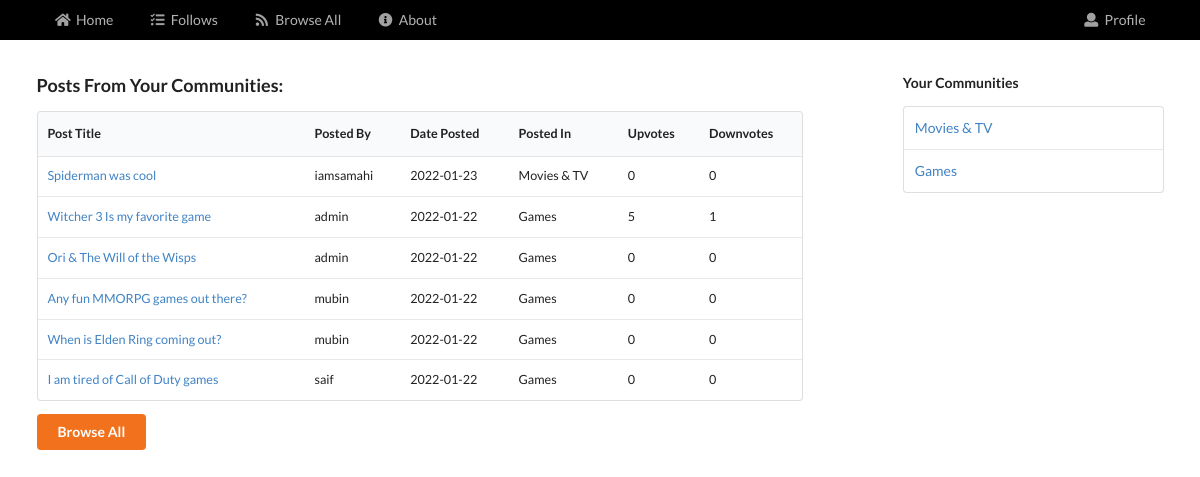
/view/follows.php?uname=iamsamahi, run on the app's committed database.
### tables this page shows
CREATE TABLE `posts` (
  `post_id` int(11) NOT NULL,
  `poster_id` int(11) NOT NULL,
  `community_id` int(11) NOT NULL,
  `post_title` varchar(150) NOT NULL,
  `post_content` varchar(500) NOT NULL,
  `datetime_posted` datetime NOT NULL DEFAULT current_timestamp(),
  `upvotes` int(11) NOT NULL,
  `downvotes` int(11) NOT NULL
);

CREATE TABLE `communities` (
  `community_id` int(11) NOT NULL,
  `community_name` varchar(50) NOT NULL,
  `description` varchar(250) NOT NULL
);

### view/follows.php (the view, shortened to what this page needs)
<?php
    include_once("./templates/head.php");
    require_once("../controllers/dbconfig.php");
    $username = $_GET["uname"];
    $followedPostsQuery = " SELECT
	                            p.post_id as postid,
                                (SELECT u.username FROM `users` u WHERE u.user_id = p.poster_id) as poster,
                                p.post_title as title,
                                c.community_name as comname,
                                c.community_id as comid,
                                DATE(p.datetime_posted) as posttime,
                                p.upvotes as uvotes,
                                p.downvotes as dvotes
                            FROM `posts` p
                            INNER JOIN `communities` c ON (c.community_id = p.community_id)
                            WHERE p.community_id IN (SELECT f.community_id
                                                     FROM `followed_communities` f
                                                     WHERE f.follower_id = (SELECT u.user_id
                                                                            FROM `users` u
                                                                            WHERE u.username = '$username'))";
    $followedPosts = mysqli_query( $connection , $followedPostsQuery )
        or die("failed to retrieve posts");
?>
<?php  include_once("./templates/navbar.php"); ?>
<div class="ui grid stackable container">
    <div class="row">
        <div class="eleven wide column">
            <h3 class="header row">Posts From Your Communities:</h3>
            <table class="ui table small">
                <thead>
                    <tr>
                        <th>Post Title</th>
                        <th>Posted By</th>
                        <th>Date Posted</th>
                        <th>Posted In</th>
                        <th>Upvotes</th>
                        <th>Downvotes</th>
                    </tr>
                </thead>
                <tbody>
                    <?php
                        if ( $followedPosts ) {
                            while( $rows = mysqli_fetch_array( $followedPosts ) ) {
                                extract( $rows );
                                echo "<tr>" ;
                                    echo "<td>  <a href=\"../view/post.php?postid=$postid&uname=$username&comid=$comid\">$title</a></td>";
                                    echo "<td> $poster</td>" ;
                                    echo "<td> $posttime</td>" ;
                                    echo "<td> $comname</td>" ;
                                    echo "<td> $uvotes</td>" ;
                                    echo "<td> $dvotes</td>" ;
                                echo "</tr>" ;
                            }
                        }
                    ?>
                </tbody>
            </table>
            <button class = "ui orange button" onclick="location.href='./browse-communities.php?uname=<?php echo $username; ?>'">Browse All</button>
        </div>
        <div class="four wide right floated column">
            <h5 class="header">Your  Communities</h5>
            <table class="ui table">
                <?php
                    $followComsQuery = "SELECT c.community_name as comname, c.community_id as comid
                                        FROM `communities` c
                                        INNER JOIN `followed_communities` f ON (f.community_id = c.community_id)
                                        INNER JOIN `users` u ON (f.follower_id = u.user_id)
                                        WHERE u.username = '$username'";
                    $followedComs = mysqli_query( $connection, $followComsQuery ) or die("Failed to fetch follow data");
                    if ( $followedComs ) {
                        while ( $rows = $followedComs->fetch_array() ) {
                            echo "<tr><td><a href='./community.php?uname=$username&comid=".$rows["comid"]."'>".$rows["comname"]."</a></td></tr>";
                        }
                    }
                ?>
            </table>
        </div>
    </div>
</div>
<?php
    include_once("./templates/foot.php");
?>

### data on the page
posts: post_title "Spiderman was cool", poster "iamsamahi", posttime "2022-01-23", community.community_name "Movies & TV", upvotes "0", downvotes "0"
posts: post_title "Witcher 3 Is my favorite game", poster "admin", posttime "2022-01-22", community.community_name "Games", upvotes "5", downvotes "1"
posts: post_title "Ori & The Will of the Wisps", poster "admin", posttime "2022-01-22", community.community_name "Games", upvotes "0", downvotes "0"
posts: post_title "Any fun MMORPG games out there?", poster "mubin", posttime "2022-01-22", community.community_name "Games", upvotes "0", downvotes "0"
posts: post_title "When is Elden Ring coming out?", poster "mubin", posttime "2022-01-22", community.community_name "Games", upvotes "0", downvotes "0"
posts: post_title "I am tired of Call of Duty games", poster "saif", posttime "2022-01-22", community.community_name "Games", upvotes "0", downvotes "0"
communities: community_name "Movies & TV"
communities: community_name "Games"
